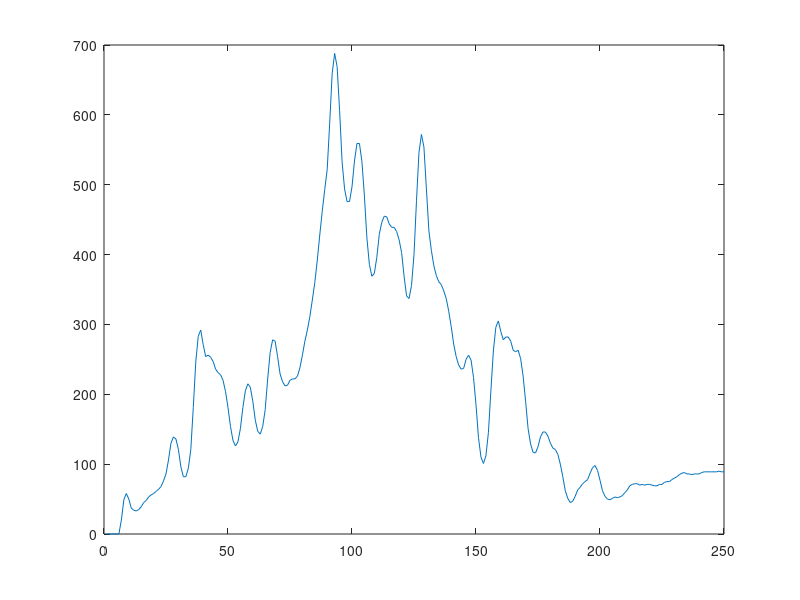
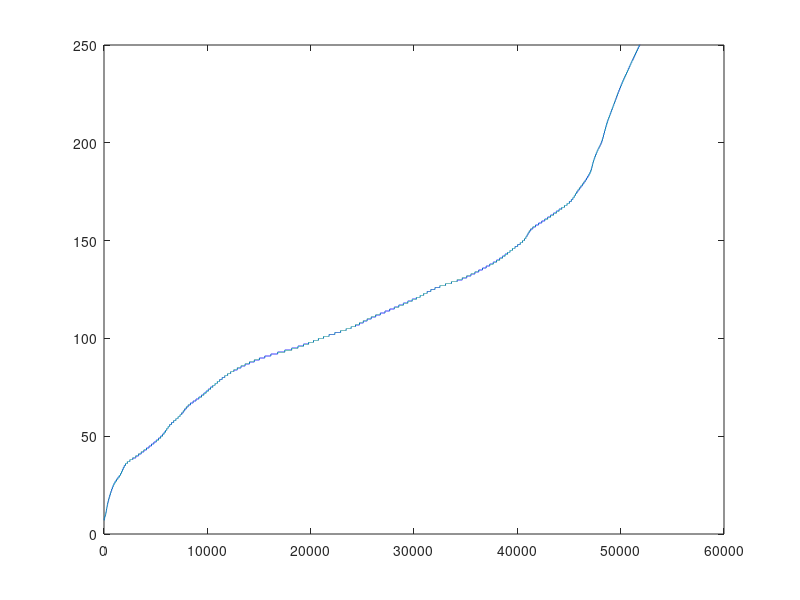
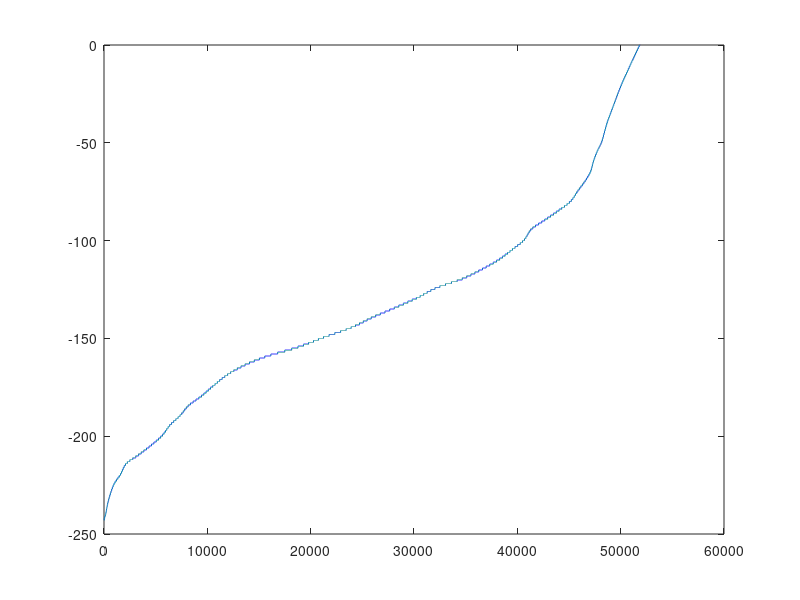

These charts were generated, in order, by the following MATLAB code:
% Script for creating input data for real time distribution of vaccines
clear; close all
% From digitizing - day - fraction fully vaccinated population pairs
% Starts with 01/01/2021
data_raw = load('vaccinesWestchester.txt');
% Time offset - max to consider, #day the simulation start from 01/01/2021
del_t = 250;
% Time, days
time_raw = data_raw(:,1);
% Size of New Rochelle
N_NR = 79205;
% Total number of full dose vaccines
data_total_raw = data_raw(:,2)*N_NR;

% Interpolate and generate the data in 1 day intervals
% Trim so it goes 01/01/2021 until 09/07/2021 - inclusive, 09/07 is the
% start of the simulation and it is included in the offsetting
time = 1:del_t;
data_total = round(pchip(time_raw, data_total_raw, time));

% Plots of totals
% plot(time, data_total)
% plot(time, data_total/N_NR)

% New full doses in a day
data_day = [data_total(1), data_total(2:end)-data_total(1:end-1)];
figure(1), plot(time, data_day)

% Generate an array of times x #vaccines per day
ind = 1;
for id = 1:length(data_day)
    for jd = 1:data_day(id)
        output(ind) = time(id);
        ind = ind + 1;
    end
end

figure(2), plot(output)

offsets = (output - del_t)';
min(offsets)
max(offsets)

figure(3), plot(offsets)

save('vac_times_NR.txt', 'offsets', '-ascii')
